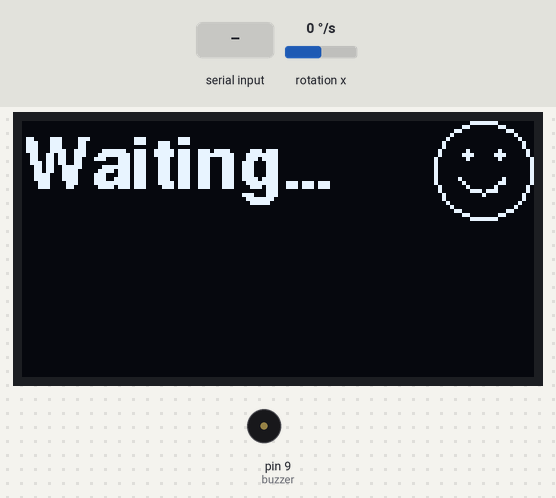
A sketch run on a simulated Arduino Uno, built with avr-gcc and run on an emulated ATmega328P. Shown: 128×64 one-colour display, buzzer (waves = sounding). Wiring (inferred from the names in the program): MPU-6050 motion sensor at I2C address 0x68. The inputs (shaded band) are chosen by the test bench; at power-on: rotation x 0 °/s. What the sketch prints to the serial monitor is not drawn.

Above: at 2.4 s.
2.5 s: rotation x set to -192 °/s
At 3.0 s:
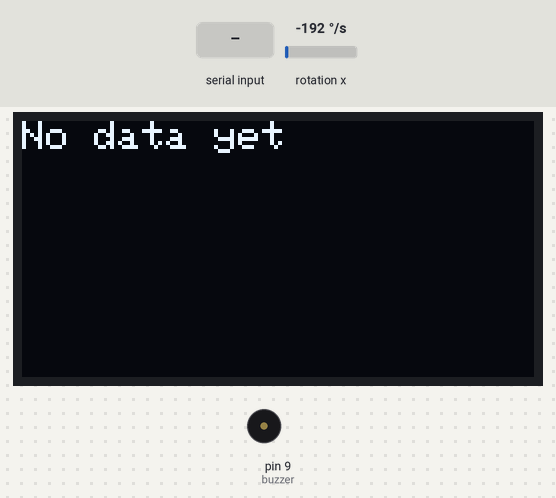
4.1 s: "90 45\n" received over Serial
At 5.0 s:
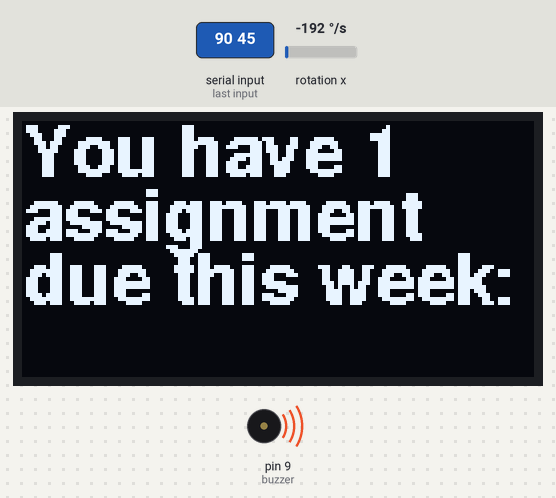
7.1 s: "@\n" received over Serial
At 8.3 s:
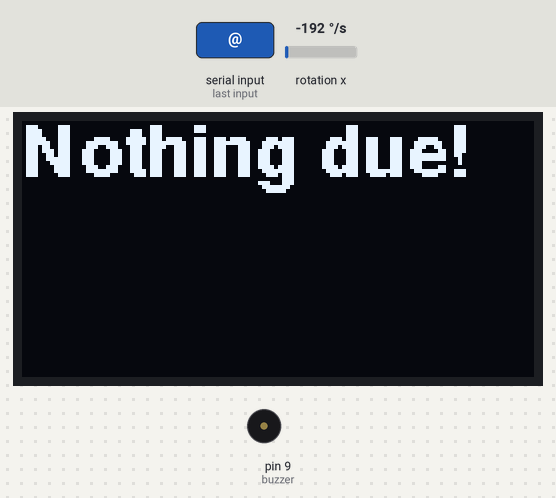
8.6 s: "30 150\n" received over Serial
At 9.5 s:
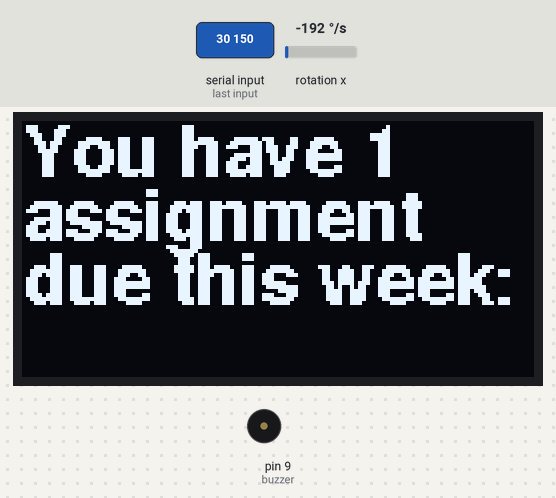
10.2 s: "*\n" received over Serial
At 10.8 s:
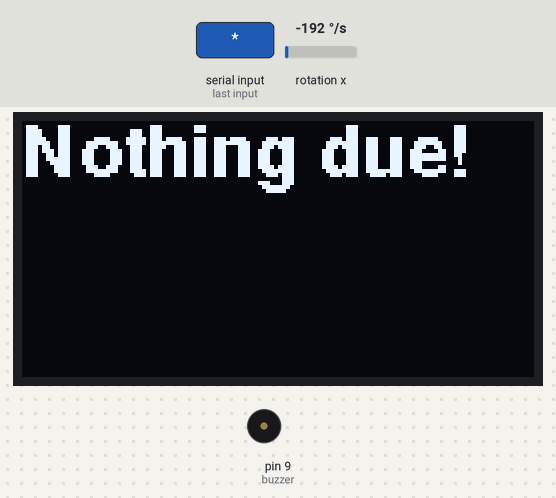
Timing chart, 0 to 12.7 s (numbered marks = the images above; inputs shaded):
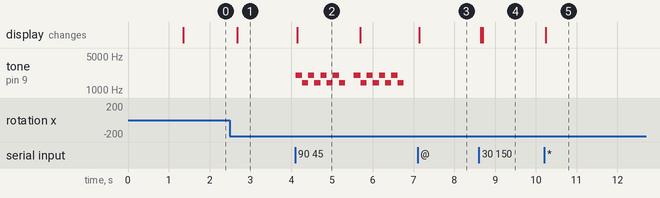

Measured:
- after the input at 2.5 s, the display: changes after 0.18 s (image 1)
- after the input at 4.1 s, tone on pin 9 (buzzer): plays 2000 Hz for 0.16 s, 1400 Hz for 0.15 s, 2000 Hz for 0.15 s, 1400 Hz for 0.15 s, 2000 Hz for 0.15 s, 1400 Hz for 0.15 s … (16 notes in this stretch), starting at once; the display: changes after 0.05 s (image 2)
- after the input at 7.1 s, the display: changes at once (image 3)
- after the input at 8.6 s, the display: first changes at once (image 4 shows a later state)
- after the input at 10.2 s, the display: changes at once (image 5)
- what the display in image 2 shows lasts 1.6 s, from 4.1 s to 5.7 s

The sketch:

robot-buddy.ino
```cpp
// Robot Buddy - Jolemmy

#include <SPI.h>
#include <Wire.h>
#include <Adafruit_GFX.h>
#include <Adafruit_SSD1306.h>
#include <Fonts/FreeSansBold9pt7b.h>
#include <Fonts/FreeSans9pt7b.h>

// ---------- Hardware ----------
#define SCREEN_WIDTH  128
#define SCREEN_HEIGHT 64
#define OLED_CS       10
#define OLED_DC       6
#define OLED_RESET    5
Adafruit_SSD1306 display(SCREEN_WIDTH, SCREEN_HEIGHT, &SPI, OLED_DC, OLED_RESET, OLED_CS);

const int buzzer   = 9;
const int MPU_ADDR = 0x68;

// ---------- Settings ----------
const float ANGLE_THRESHOLD = 30.0;    // degrees the door must swing from closed
const float HYSTERESIS      = 3.0;
const unsigned long PAGE_MS  = 3000;   // how long each screen shows
const unsigned long PRINT_MS = 250;    // how often to print live readings

const float GYRO_SCALE = 65.5;         // LSB per deg/s at the +/-500 deg/s range
const float REST_RATE  = 2.0;          // deg/s: below this the door counts as not moving
const float REST_ZONE  = 10.0;         // deg: only re-zero the angle when this close to closed

const int TASK_TEXT_X = 16, TASK_FIRST_Y = 12, TASK_LINE_H = 14, TASK_GAP = 4, TASK_MAX_BASELINE = 60;

// ---------- State ----------
const int MAX_ITEMS = 12;
String items[MAX_ITEMS], tasks[MAX_ITEMS];   // assignments, and tasks (lines starting with *)
int itemCount = 0, taskCount = 0, taskPageTotal = 0;
String dateStr, timeStr, rxBuffer;
int dueToday = 0, weather = -1;              // weather: -1 unknown, 0 sun, 1 cloud, 2 rain
bool haveData = false, haveTime = false, infoChanged = false;
bool tilted = false, wasTilted = false, soundPlayed = false;
unsigned long tiltStart = 0;
unsigned long lastPrint = 0;
int lastPage = -2;                           // -2 nothing drawn, -1 resting screen, 0+ info screens

float gxBias = 0;                            // gyro X resting offset, deg/s
float angX = 0;                              // integrated door angle, deg (0 = closed)
unsigned long lastMicros = 0;

// ---------- Sound (non-blocking) ----------
struct Note { uint16_t freq, ms; };          // freq 0 = rest

const Note ALARM[] = {
  {2000,150},{1400,150},{2000,150},{1400,150},{2000,150},{1400,150},{2000,150},{1400,150},
  {0,200},
  {2000,150},{1400,150},{2000,150},{1400,150},{2000,150},{1400,150},{2000,150},{1400,150}
};
const Note HAPPY[] = { {523,120},{659,120},{784,120},{1047,300},{0,60},{784,120},{1047,450} };

const Note* song = nullptr;
int songLen = 0, songIdx = 0;
unsigned long noteEnd = 0;

void playNote() {
  if (song[songIdx].freq) tone(buzzer, song[songIdx].freq);
  else noTone(buzzer);
  noteEnd = millis() + song[songIdx].ms;
}

void startSong(const Note* s, int len) { song = s; songLen = len; songIdx = 0; playNote(); }
void stopSound() { noTone(buzzer); song = nullptr; }

void updateSound() {
  if (!song || (long)(millis() - noteEnd) < 0) return;
  if (++songIdx >= songLen) stopSound();
  else playNote();
}

// ---------- Drawing helpers ----------
void drawFace(int cx, int cy, int r, int mood) {   // 0 sad, 1 neutral, 2 happy
  display.drawCircle(cx, cy, r, SSD1306_WHITE);
  display.fillCircle(cx - r / 3, cy - r / 3, max(1, r / 8), SSD1306_WHITE);
  display.fillCircle(cx + r / 3, cy - r / 3, max(1, r / 8), SSD1306_WHITE);

  if (mood == 1) {                                 // straight mouth
    display.drawLine(cx - r / 2, cy + r / 2, cx + r / 2, cy + r / 2, SSD1306_WHITE);
    return;
  }
  int mr = r / 2;
  int mcy = (mood == 2) ? cy : cy + (r * 7) / 10;  // smile = bottom arc, frown = top arc
  int a0  = (mood == 2) ? 20 : 200;
  for (int a = a0; a < a0 + 140; a += 10) {
    float r1 = a * PI / 180.0, r2 = (a + 10) * PI / 180.0;
    display.drawLine(cx + mr * cos(r1), mcy + mr * sin(r1),
                     cx + mr * cos(r2), mcy + mr * sin(r2), SSD1306_WHITE);
  }
}

void drawStar(int cx, int cy, int r) {             // filled 5-point star
  int px[10], py[10];
  for (int i = 0; i < 10; i++) {
    float a = (-90 + i * 36) * PI / 180.0;
    int rad = (i % 2 == 0) ? r : (r * 38) / 100;
    px[i] = cx + rad * cos(a);
    py[i] = cy + rad * sin(a);
  }
  for (int i = 0; i < 10; i++) {
    int n = (i + 1) % 10;
    display.fillTriangle(cx, cy, px[i], py[i], px[n], py[n], SSD1306_WHITE);
  }
}

void drawWeatherIcon(int cx, int cy) {
  if (weather < 0) return;
  if (weather == 0) {                              // sun
    display.fillCircle(cx, cy, 6, SSD1306_WHITE);
    for (int i = 0; i < 8; i++) {
      float a = i * 45 * PI / 180.0;
      display.drawLine(cx + 9 * cos(a), cy + 9 * sin(a), cx + 12 * cos(a), cy + 12 * sin(a), SSD1306_WHITE);
    }
    return;
  }
  int y = (weather == 2) ? cy - 4 : cy;            // cloud (raised a bit when raining)
  display.fillCircle(cx - 7, y + 2, 5, SSD1306_WHITE);
  display.fillCircle(cx,     y - 2, 7, SSD1306_WHITE);
  display.fillCircle(cx + 8, y + 3, 4, SSD1306_WHITE);
  display.fillRect(cx - 7, y + 2, 16, 6, SSD1306_WHITE);
  if (weather == 2) {                              // raindrops
    for (int dx = -6; dx <= 6; dx += 6)
      display.drawLine(cx + dx, cy + 5, cx + dx - 2, cy + 10, SSD1306_WHITE);
  }
}

// Wraps text by pixel width in the current font. Draws it if draw is true. Returns the line count.
int wrapText(String s, int x, int y, int maxW, int lineH, bool draw) {
  String line = "";
  int lines = 1, i = 0, len = s.length();
  while (i < len) {
    int j = s.indexOf(' ', i);
    if (j < 0) j = len;
    String word = s.substring(i, j);
    String test = line.length() ? line + " " + word : word;

    int16_t x1, y1; uint16_t w, h;
    display.getTextBounds(test, 0, 0, &x1, &y1, &w, &h);

    if (w > maxW && line.length()) {
      if (draw) { display.setCursor(x, y); display.print(line); }
      y += lineH; lines++;
      line = word;
    } else {
      line = test;
    }
    i = j + 1;
  }
  if (draw) { display.setCursor(x, y); display.print(line); }
  return lines;
}

// ---------- Screens ----------
void drawMessage(String msg) {                     // intro text, e.g. "You have 2 tasks to do:"
  display.setFont(&FreeSansBold9pt7b);
  wrapText(msg, 0, 13, SCREEN_WIDTH, 16, true);
}

void drawAssignment(int index) {                   // bold title, lighter due date at the bottom
  String title = items[index], due = "";
  int semi = title.indexOf(';');
  if (semi >= 0) { due = title.substring(semi + 1); title = title.substring(0, semi); }
  title.trim(); due.trim();

  display.setFont(&FreeSansBold9pt7b);
  wrapText(title, 0, 13, SCREEN_WIDTH, 17, true);
  display.setFont(&FreeSans9pt7b);
  wrapText(due, 0, 61, SCREEN_WIDTH, 17, true);
}

// Lays out tasks across screens. Draws screen p if p >= 0. Returns the number of task screens.
int layoutTasks(int p) {
  display.setFont(&FreeSans9pt7b);
  int page = 0, used = 0;
  for (int i = 0; i < taskCount; i++) {
    int n = wrapText(tasks[i], 0, 0, SCREEN_WIDTH - TASK_TEXT_X, TASK_LINE_H, false);
    if (TASK_FIRST_Y + used + (n - 1) * TASK_LINE_H > TASK_MAX_BASELINE && used > 0) { page++; used = 0; }
    if (page == p) {
      int y = TASK_FIRST_Y + used;
      drawStar(6, y - 5, 5);
      wrapText(tasks[i], TASK_TEXT_X, y, SCREEN_WIDTH - TASK_TEXT_X, TASK_LINE_H, true);
    }
    used += n * TASK_LINE_H + TASK_GAP;
  }
  return taskCount ? page + 1 : 0;
}

void drawRestScreen(int mood) {                    // face top right, weather bottom right, time + date left
  drawFace(115, 12, 12, mood);
  drawWeatherIcon(113, 50);

  display.setFont(&FreeSansBold9pt7b);
  display.setCursor(0, 16);
  if (!haveTime) { display.print("Waiting..."); return; }
  display.print(timeStr);

  display.setFont(&FreeSans9pt7b);
  display.setCursor(0, 38);
  display.print(dateStr);
}

// Order: assignment intro, assignments, task intro, task screens
void drawPage(int p) {
  if (itemCount > 0) {
    if (p == 0) {
      drawMessage(String("You have ") + itemCount + (itemCount == 1 ? " assignment due this week:" : " assignments due this week:"));
      return;
    }
    if (p <= itemCount) { drawAssignment(p - 1); return; }
    p -= itemCount + 1;
  }
  if (taskCount > 0) {
    if (p == 0) drawMessage(String("You have ") + taskCount + (taskCount == 1 ? " task to do:" : " tasks to do:"));
    else layoutTasks(p - 1);
    return;
  }
  drawMessage("Nothing due!");
}

// ---------- Input ----------
bool readGyroX(int16_t &gx) {                      // GYRO_XOUT_H / L registers
  Wire.beginTransmission(MPU_ADDR);
  Wire.write(0x43);
  if (Wire.endTransmission(false) != 0) return false;
  if (Wire.requestFrom(MPU_ADDR, 2) != 2) return false;
  gx = (Wire.read() << 8) | Wire.read();
  return true;
}

// A message looks like:  @date,time,dueToday,weather|assignment1|assignment2|*task1|*task2
void parseMessage(String msg) {
  itemCount = taskCount = 0;
  int start = 0;
  while (start <= (int)msg.length()) {
    int sep = msg.indexOf('|', start);
    String piece = (sep < 0) ? msg.substring(start) : msg.substring(start, sep);
    piece.trim();

    if (piece.length()) {
      if (piece[0] == '@') {                       // header
        int c1 = piece.indexOf(','), c2 = piece.indexOf(',', c1 + 1), c3 = piece.indexOf(',', c2 + 1);
        if (c1 > 0 && c2 > c1) {
          dateStr  = piece.substring(1, c1);
          timeStr  = piece.substring(c1 + 1, c2);
          dueToday = piece.substring(c2 + 1, (c3 > c2) ? c3 : piece.length()).toInt();
          if (c3 > c2) weather = piece.substring(c3 + 1).toInt();
          haveTime = true;
        }
      } else if (piece[0] == '*') {                // task
        piece = piece.substring(1);
        piece.trim();
        if (piece.length() && taskCount < MAX_ITEMS) tasks[taskCount++] = piece;
      } else if (itemCount < MAX_ITEMS) {          // assignment
        items[itemCount++] = piece;
      }
    }
    if (sep < 0) break;
    start = sep + 1;
  }
  haveData = infoChanged = true;
}

void readSerial() {
  while (Serial.available()) {
    char c = Serial.read();
    if (c == '\n') { rxBuffer.trim(); parseMessage(rxBuffer); rxBuffer = ""; }
    else if (c != '\r' && rxBuffer.length() < 600) rxBuffer += c;
  }
}

// ---------- Main ----------
void setup() {
  pinMode(buzzer, OUTPUT);
  Serial.begin(9600);

  if (!display.begin(SSD1306_SWITCHCAPVCC)) {
    Serial.println("OLED NOT FOUND");
    while (true);
  }
  display.setTextColor(SSD1306_WHITE);
  display.setTextSize(1);
  display.setTextWrap(false);

  Wire.begin();
  Wire.beginTransmission(MPU_ADDR);
  Wire.write(0x6B);                                // wake the sensor
  Wire.write(0);
  if (Wire.endTransmission() != 0) {
    Serial.println("MPU6050 NOT FOUND");
    while (true);
  }

  Wire.beginTransmission(MPU_ADDR);
  Wire.write(0x1B);                                // gyro range: +/-500 deg/s
  Wire.write(0x08);
  Wire.endTransmission();
  delay(100);

  // Calibrate the gyro with the door closed and still (about 1 second)
  Serial.println("Calibrating gyro, keep the door closed and still...");
  float sum = 0;
  int good = 0;
  for (int i = 0; i < 200; i++) {
    int16_t gx;
    if (readGyroX(gx)) { sum += gx / GYRO_SCALE; good++; }
    delay(5);
  }
  if (good) gxBias = sum / good;

  Serial.println("=== STARTUP READING ===");
  Serial.print("  gyro X bias: "); Serial.print(gxBias, 2);
  Serial.println(" deg/s");
  Serial.println("=======================");

  display.clearDisplay();
  display.display();
  lastMicros = micros();
}

void loop() {
  readSerial();
  updateSound();

  int16_t gx;
  if (!readGyroX(gx)) {
    Serial.println("Gyro read error");
    delay(100);
    return;
  }

  // Integrate the gyro X rate into a door angle (0 = closed)
  unsigned long now = micros();
  float dt = (now - lastMicros) / 1000000.0;
  lastMicros = now;

  float rate = gx / GYRO_SCALE - gxBias;
  angX += rate * dt;

  // Fight drift: when the door is closed and not moving, re-zero and fine-tune the bias
  if (!tilted && fabs(rate) < REST_RATE && fabs(angX) < REST_ZONE) {
    gxBias += 0.01 * rate;
    angX = 0;
  }

  if (!tilted && fabs(angX) > ANGLE_THRESHOLD) tilted = true;
  else if (tilted && fabs(angX) < ANGLE_THRESHOLD - HYSTERESIS) tilted = false;

  if (tilted != wasTilted) {                       // door opened or closed
    if (tilted) { tiltStart = millis(); soundPlayed = false; }
    else stopSound();
    Serial.print("Angle: "); Serial.print(angX, 1);
    Serial.println(tilted ? "  -> OPEN" : "  -> CLOSED");
    wasTilted = tilted;
  }

  // Live readout (throttled)
  if (millis() - lastPrint >= PRINT_MS) {
    lastPrint = millis();
    Serial.print("rate: ");        Serial.print(rate, 1);
    Serial.print("  angle: ");     Serial.print(angX, 1);
    Serial.print("  bias: ");      Serial.print(gxBias, 2);
    Serial.println(tilted ? "  [OPEN]" : "  [closed]");
  }

  // Alarm if assignments are due, otherwise a happy tune (once per door opening)
  if (tilted && !soundPlayed && haveData) {
    if (itemCount > 0) startSong(ALARM, sizeof(ALARM) / sizeof(ALARM[0]));
    else               startSong(HAPPY, sizeof(HAPPY) / sizeof(HAPPY[0]));
    soundPlayed = true;
  }

  if (infoChanged) taskPageTotal = layoutTasks(-1);   // recount task screens when data changes

  // Which screen to show (-1 = resting screen)
  int totalPages = (itemCount ? itemCount + 1 : 0) + (taskCount ? taskPageTotal + 1 : 0);
  int page = !tilted ? -1 : (totalPages == 0 ? 0 : ((millis() - tiltStart) / PAGE_MS) % totalPages);

  if (page != lastPage || infoChanged) {
    display.clearDisplay();
    display.setFont();

    if (page == -1) {
      drawRestScreen(itemCount == 0 ? 2 : (dueToday > 0 ? 0 : 1));   // happy / sad / neutral
    } else if (!haveData) {
      display.setCursor(0, 0);
      display.print("No data yet");
    } else {
      drawPage(page);
    }

    display.display();
    lastPage = page;
    infoChanged = false;
  }

  delay(10);
}
```
